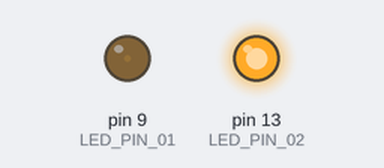
Recording of a sketch running on a simulated Arduino Uno, built with avr-gcc and run on an emulated ATmega328P. Shown: output pins drawn as LEDs (lit = HIGH).

Above: at 0.05 s.
At 1.3 s:
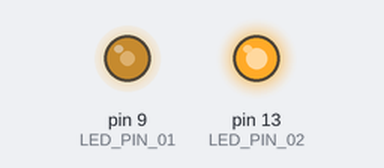
At 2.6 s:
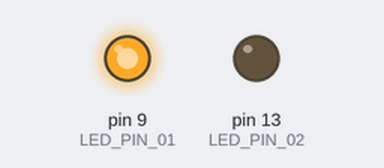
At 5.1 s:
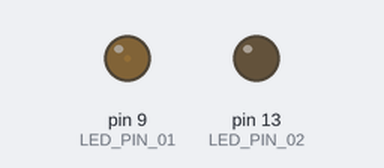
Timing chart, 0 to 6.7 s (numbered marks = the images above):
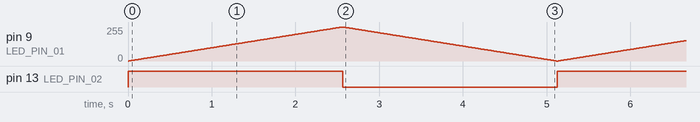

The sketch:

sketch_diod.ino
```cpp
#define LED_PIN_01 9
#define LED_PIN_02 13

void setup () {
  pinMode (LED_PIN_01, OUTPUT);
  pinMode (LED_PIN_02, OUTPUT);
}

void loop () {
  int i;
   for(i = 0; i <= 255; i++){
    analogWrite(LED_PIN_01, i);
    digitalWrite (LED_PIN_02, HIGH); // включить светодиод
    delay (10); // подождать 1 с
    if(i==255){
      for(i = 255; i >= 0; i--){
        analogWrite(LED_PIN_01, i);
        digitalWrite (LED_PIN_02, LOW); // выключить светодиод
        delay (10); // подождать 1 с
      };
    };
  };
}
```

Measured:
- by itself, pin 13 (LED_PIN_02): alternates HIGH for 2.6 s and LOW for 2.6 s
